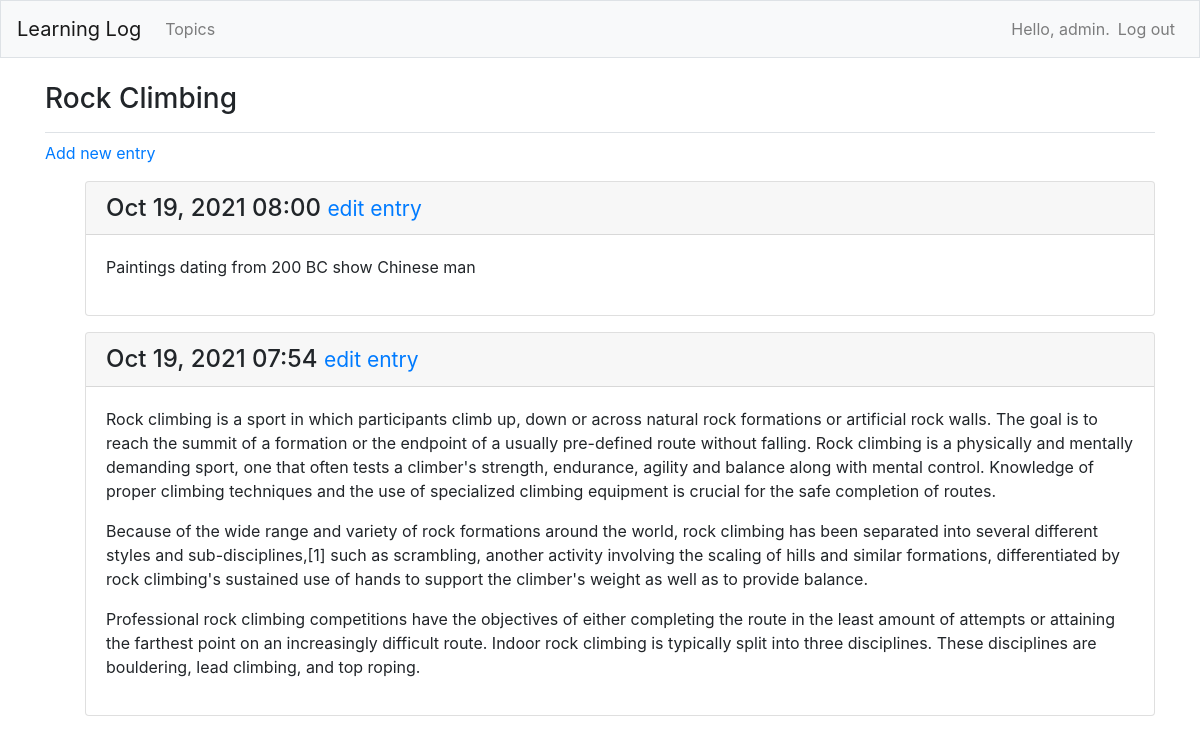
The page /topics/2/ (signed in) on the database its author committed.
### learning_logs/models.py (models this page shows, shortened)
class Topic(models.Model):
    text = models.CharField(max_length=200)
    date_added = models.DateTimeField(auto_now_add=True)
    owner = models.ForeignKey(User, on_delete=models.CASCADE)
    def __str__(self):
        return self.text

class Entry(models.Model):
    topic = models.ForeignKey(Topic, on_delete=models.CASCADE)
    text = models.TextField()
    date_added = models.DateTimeField(auto_now_add=True)
    class Meta:
        verbose_name_plural = 'entries'

### learning_logs/views.py (the view)
# urls.py: path('topics/<int:topic_id>/', views.topic, name='topic'),
@login_required()
def topic(request, topic_id):
    topic = Topic.objects.get(id=topic_id)
    check_topic_owner(request, topic)
    entries = topic.entry_set.order_by('-date_added')
    context = {'topic': topic, 'entries': entries}
    return render(request, 'learning_logs/topic.html', context)

### learning_logs/views.py (called while the page is built)
def check_topic_owner(request, topic):
    if topic.owner != request.user:
        raise Http404

### learning_logs/templates/learning_logs/topic.html
{% extends 'learning_logs/base.html' %}
{% block page_header %}
  <h3>{{ topic }}</h3>
{% endblock page_header %}
{% block content %}
  <p>
    <a href="{% url 'learning_logs:new_entry' topic.id %}">Add new entry</a>
  </p>
  <ul>
  {% for entry in entries %}
    <div class="card mb-3">
      <h4 class="card-header">
        {{ entry.date_added|date:'M d, Y H:i' }}
        <small><a href="{% url 'learning_logs:edit_entry' entry.id %}">
            edit entry</a></small>
      </h4>
      <div class="card-body">
        {{ entry.text|linebreaks }}
      </div>
    </div>
  {% empty %}
    <p>There are no entries for this topic yet.</p>
  {% endfor %}
  </ul>
{% endblock content %}

### learning_logs/templates/learning_logs/base.html (shortened to what this page needs)
{% load bootstrap4 %}
<!doctype html>
<html lang = "en">
<head>
    {% bootstrap_css %}
</head>
<body>
  <nav class="navbar navbar-expand-md navbar-light bg-light mb-4 border">
    <a class="navbar-brand" href="{% url 'learning_logs:index'%}">
        Learning Log</a>
     <div class="collapse navbar-collapse" id="navbarCollapse">
      <ul class="navbar-nav mr-auto">
        <li class="nav-item">
          <a class="nav-link" href="{% url 'learning_logs:topics'%}">
              Topics</a></li>
      </ul>
         <ul class="navbar-nav ml-auto">
        {% if user.is_authenticated %}
          <li class="nav-item">
            <span class="navbar-text"}">Hello, {{ user.username }}.</span>
          </li>
          <li class="nav-item">
            <a class="nav-link" href="{% url 'users:logout' %}">Log out</a>
          </li>
        {% else %}
          <li class="nav-item">
            <a class="nav-link" href="{% url 'users:register' %}">Register</a>
          </li>
          <li class="nav-item">
            <a class="nav-link" href="{% url 'users:login' %}">Log in</a></li>
        {% endif %}
      </ul>
    </div>
  </nav>
   <main role="main" class="container">
    <div class="pb-2 mb-2 border-bottom">
      {% block page_header %}{% endblock page_header %}
    </div>
    <div>
      {% block content %}{% endblock content %}
    </div>
  </main>
</body>
</html>

### rows shown on the page
Topic: text "Rock Climbing"
Entry: date_added "Oct 19, 2021 08:00", text "Paintings dating from 200 BC show Chinese man"
Entry: date_added "Oct 19, 2021 07:54", text "Rock climbing is a sport in which participants climb up, down or across natural rock formations or artificial rock walls. The goal is to reach the summit of a formation or the endpoint of a usually pre-defined route without falling. Rock climbing is a physically and mentally demanding sport, one that often tests a climber's strength, endurance, agility and balance along with mental control. Knowledge of proper climbing techniques and the use of specialized climbing equipment is crucial for the safe completion of routes. Because of the wide range and variety of rock formations around the world, rock climbing has been separated into several different styles and sub-disciplines,[1] such as…"

### other values the page prints
{{ user.username }} "admin"
